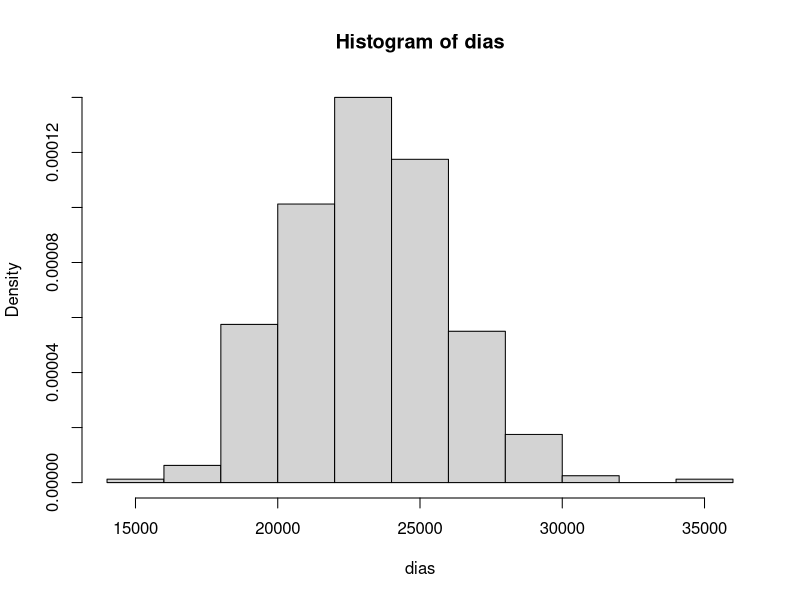
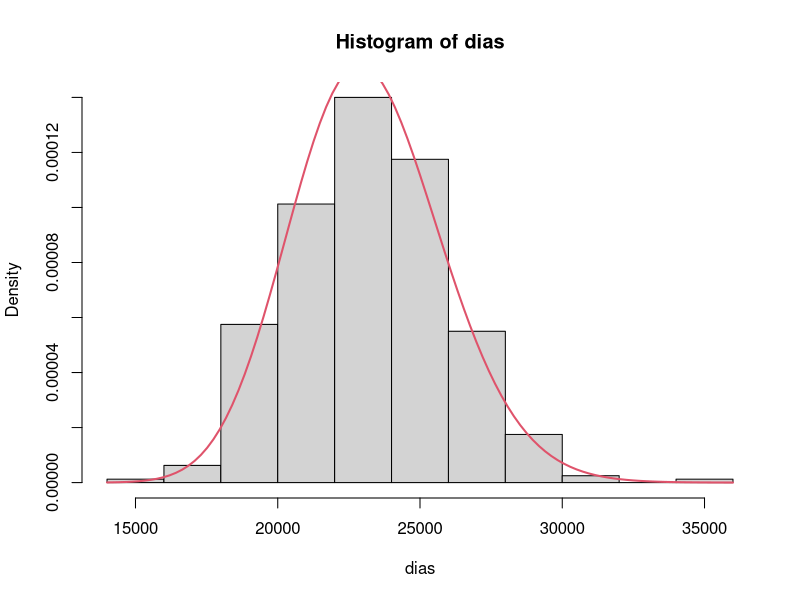
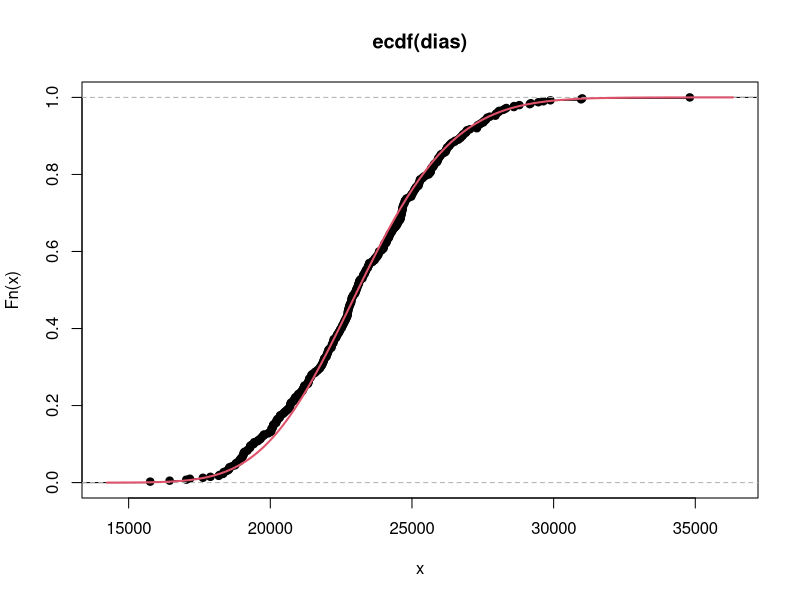
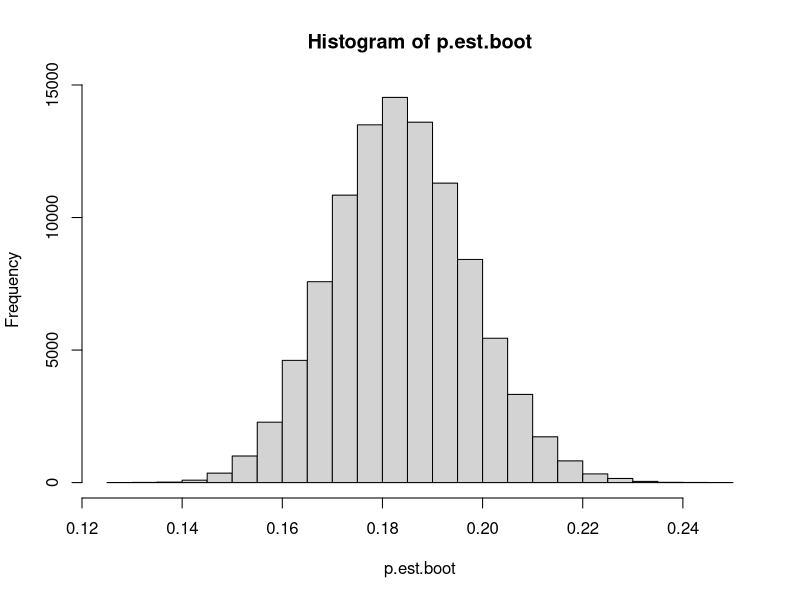
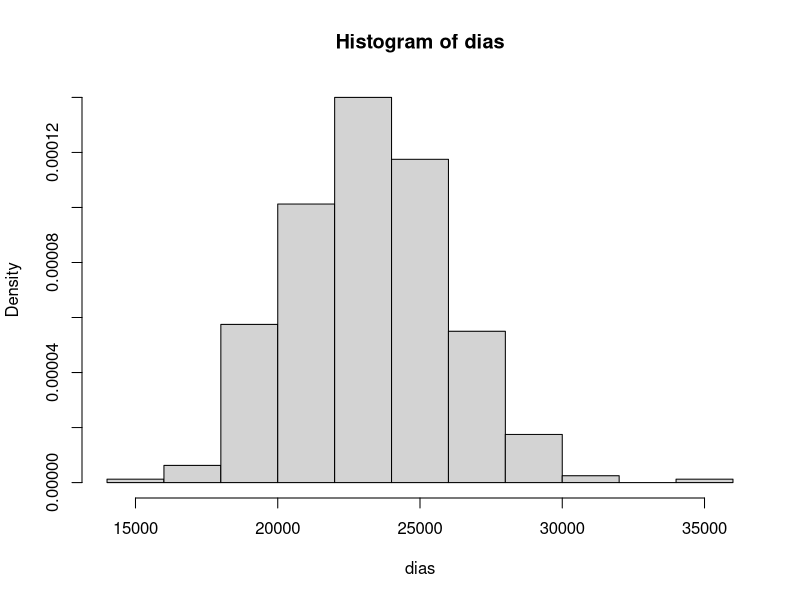
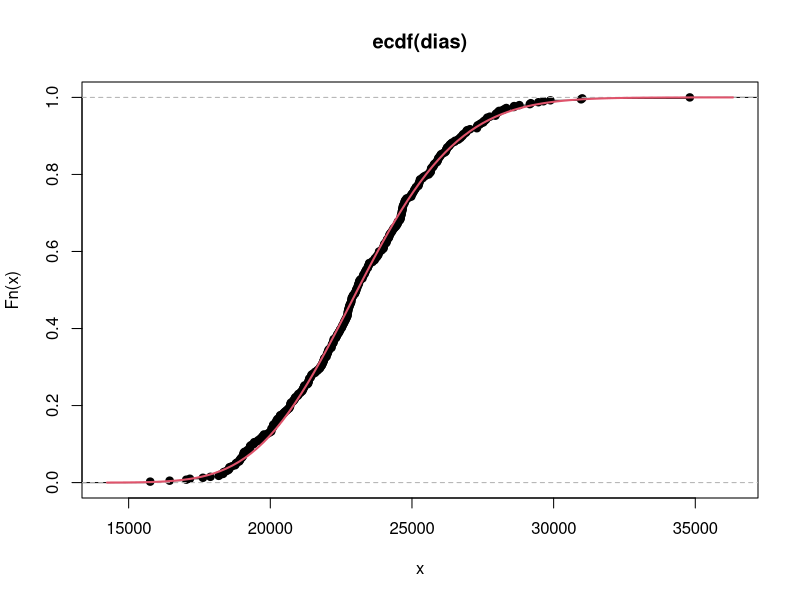
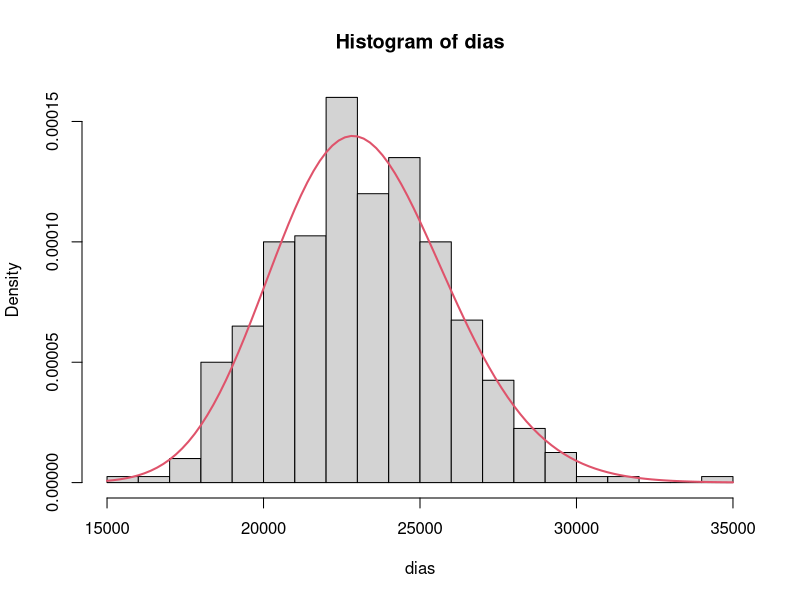

Generate these figures, in order, with R: (Note: a time limit stopped this script after it produced the figures.)
#Ejemplo

mortalidad=read.csv("Mortalidad.csv")
dias=mortalidad[,1]*365+mortalidad[,2]
par(mfrow =c(1,1))
hist(dias,freq=FALSE)

n=length(dias)
#Supondremos alpha conocida e igual a 76.90719
alpha=76.90719
beta.mv=alpha/mean(dias)
hist(dias,freq=FALSE)
curve(dgamma(x,alpha,beta.mv), add = TRUE, col = 2, lwd = 2)

plot(ecdf(dias))
curve(pgamma(x,alpha,beta.mv), add = TRUE, col = 2, lwd = 2)

#Estimacion para la probabilidad de vivir mas de 70 años
p.est=1-pgamma(70*365,alpha,beta.mv)

#Intervalo de Confianza
alpha.1=0.05
Z=qnorm(1-alpha.1/2,0,1)

partial.f=-gamma(alpha+1)/(gamma(alpha)*beta.mv)*(1-pgamma(70*365,alpha+1,beta.mv))+alpha/beta.mv*(1-pgamma(70*365,alpha,beta.mv))
li.1=p.est-abs(partial.f)*beta.mv/sqrt(n*alpha)*Z
ls.1=p.est+abs(partial.f)*beta.mv/sqrt(n*alpha)*Z

round(c(li.1,p.est,ls.1),3)


#Estimacion Bootstrap paramétrico

beta.mv=alpha/mean(dias)

p.est.boot<-NA
for(i in 1:100000){
  sample=rgamma(n,alpha,beta.mv)
  p.est.boot[i]=1-pgamma(70*365,alpha,alpha/mean(sample))
}
hist(p.est.boot)
c(round(quantile(p.est.boot,alpha.1/2),3),round(quantile(p.est.boot,1-alpha.1/2),3))



#Estimacion Bootstrap ambos parametros desconocidos
mortalidad=read.csv("Mortalidad.csv")
dias=mortalidad[,1]*365+mortalidad[,2]
par(mfrow =c(1,1))
hist(dias,freq=FALSE)
n=length(dias)

ajuste = MASS::fitdistr(dias, "gamma")
ajuste$estimate

alpha.mv <- ajuste$estimate[1]
beta.mv  <- ajuste$estimate[2]


plot(ecdf(dias))
curve(pgamma(x,alpha.mv,beta.mv), add = TRUE, col = 2, lwd = 2)

hist(dias, freq = FALSE, breaks = 20)
curve(dgamma(x,alpha.mv,beta.mv), add = TRUE, col = 2, lwd = 2)


t <- proc.time()
p.est.boot<-NA
for(i in 1:500000){
  sample=rgamma(n,alpha.mv,beta.mv)
  ajuste = MASS::fitdistr(sample, "gamma")
  alpha.mv.Boot <- ajuste$estimate[1]
  beta.mv.Boot <- ajuste$estimate[2]
  
  p.est.boot[i]=1-pgamma(70*365,alpha.mv.Boot,beta.mv.Boot)
}
hist(p.est.boot)
c(round(quantile(p.est.boot,alpha.1/2),3),round(quantile(p.est.boot,1-alpha.1/2),3))
proc.time() - t



#paraleizando el proceso
library(doParallel)
parallel::detectCores()
cl <- makeCluster(4)
registerDoParallel(cl)
t <- proc.time()

result <- foreach(i=1:500000,  .combine=rbind) %dopar% {
  
  sample=rgamma(n,alpha.mv,beta.mv)
  ajuste = MASS::fitdistr(sample, "gamma")
  alpha.mv.Boot <- ajuste$estimate[1]
  beta.mv.Boot <- ajuste$estimate[2]
  1-pgamma(70*365,alpha.mv.Boot,beta.mv.Boot)
  
}

stopCluster(cl)
hist(result)
c(round(quantile(result,alpha.1/2),3),round(quantile(result,1-alpha.1/2),3))
proc.time() -t 

round(quantile(result,1-alpha.1/2),3)-round(quantile(result,alpha.1/2),3)
#y su no es gamma??????

mortalidad=read.csv("Mortalidad.csv")
dias=mortalidad[,1]*365+mortalidad[,2]
par(mfrow =c(1,1))
hist(dias,freq=FALSE)
n=length(dias)


plot(ecdf(dias))

p.est.boot <- NA
for(i in 1:100000){
  sample_boot= base::sample(dias,size = n, replace = TRUE)
  p.est.boot[i] = mean(sample_boot > 70*365)
  
}
hist(p.est.boot)
c(round(quantile(p.est.boot,alpha.1/2),3),round(quantile(p.est.boot,1-alpha.1/2),3))
